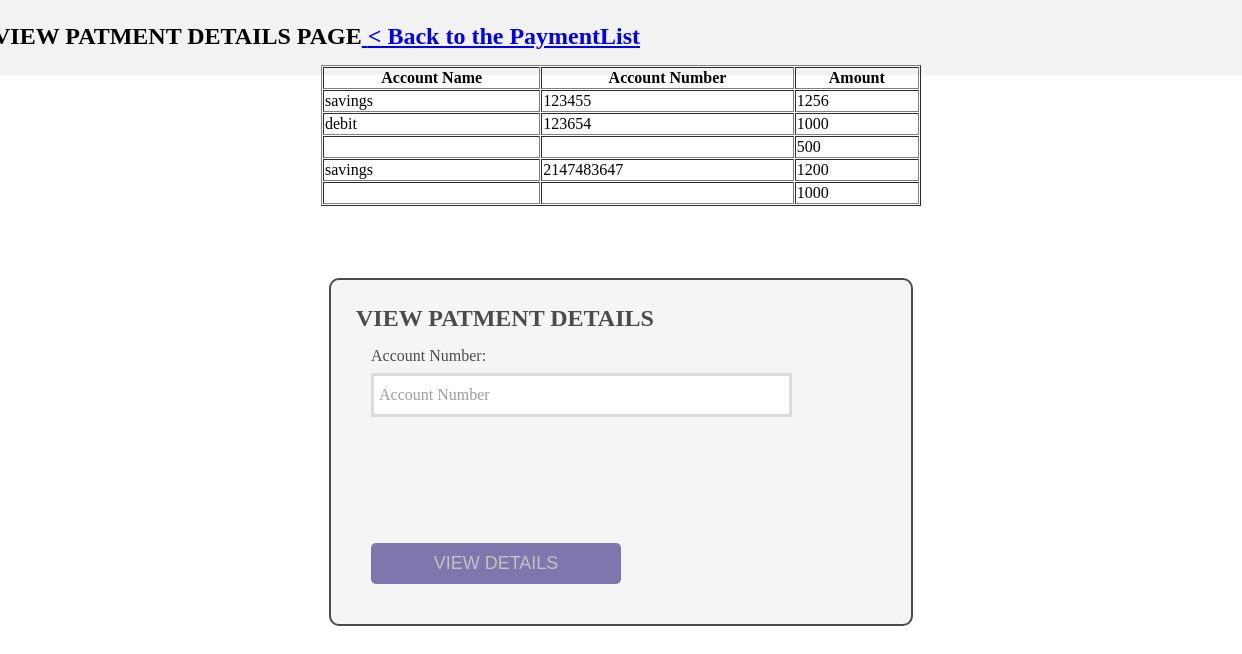
The app's page /Pramoda/ViewPayment.php with its own data.
### tables this page shows
CREATE TABLE `payments` (
  `PaymentId` int(11) NOT NULL,
  `Amount` double NOT NULL,
  `AppoinmentId` int(11) DEFAULT NULL,
  `OrderId` int(11) DEFAULT NULL,
  `CardId` int(11) DEFAULT NULL,
  `Type` varchar(20) NOT NULL,
  `AccountNo` int(11) DEFAULT NULL,
  `AccountName` varchar(20) DEFAULT NULL,
  `CustomerName` varchar(50) NOT NULL,
  `Date` date NOT NULL,
  `status` tinyint(1) NOT NULL
);

### Pramoda/ViewPayment.php (the view, shortened to what this page needs)
<?php
	if(isset($_POST['search'])){
	$PaymentSearch = $_POST['aname'];
	$query = "select * from payments where AccountNo LIkE '%".$PaymentSearch."%'";
	$search_Result = filterTable($query);
	}else{
		$query = "select * from payments";
		$search_Result = filterTable($query);
	}
	function filterTable($query){
		require_once('connection.php');
		$filter_Result = mysqli_query($con,$query);
		return $filter_Result;
	}
?>
<!DOCTYPE html>
<html>
<head>
<link rel="stylesheet" type="text/css" href="style1.css">
</head>
<body>
	<h2>VIEW PATMENT DETAILS PAGE<span><a href="paymentTable.php"> < Back to the PaymentList</a></span></h2>
	<table width="600" border="1" cellpadding="1" cellspacing="1" align="center">
	<tr>
	<th>Account Name</th>
	<th>Account Number</th>
	<th>Amount</th>
	</tr>
<?php
	while($row = mysqli_fetch_array($search_Result)) :?>
	   <tr>
	       <td><?php echo $row['AccountName'];?></td>
	       <td><?php echo $row['AccountNo'];?></td>
	       <td><?php echo $row['Amount'];?></td>
	   </tr>
<?php endwhile;?>
	</table>
	<form action="ViewPayment.php" method="POST" >
	<div id="form_layout">
	   <h2>VIEW PATMENT DETAILS</h2>
	   <label>Account Number:</label>
	   <input type="text" name="aname" id = "AccountNumberid" placeholder = "Account Number" autocomplete = "off" required pattern = "^[A-Za-z0-9]+"></br></br></br>
	   <br/>
    <input type='submit' name="search" value='VIEW DETAILS'/>
	</div>
	</form>
</body>
</html>

### Pramoda/style1.css (style rules this page uses)
h2 { font-color:white; background-color:#f2f2f2; text-align:left; border-radius: 10px 10px 0 0; margin: -10px -40px; padding: 25px; }
#form_layout { position:center; left:800px; max-width:500px; background-color: #f2f2f2; border-radius: 10px; border: 2px solid black; padding: 10px 40px 25px; margin: auto; opacity : .7; }
input[type=text],#title1,#title2 { width:80%; padding: 10px; margin-top: 8px; border: 3px solid #ccc; padding-left: 5px; font-size: 16px; font-family:raleway; font-size:bold; }
input[type=submit] { width: 50%; background-color:DARKSLATEBLUE; color: #AAAAAA; border: 2px solid DARKSLATEBLUE; padding: 8px; font-size:18px; cursor:pointer; border-radius: 5px; margin-bottom: 15px; }

### Pramoda/ViewPayment.php (style rules this page uses)
body { background:url(images/100.jpg);  height: 50%;  background-position: center; background-repeat: no-repeat; background-size: cover; }

### records on screen
payments: AccountName "savings", AccountNo "123455", Amount "1256"
payments: AccountName "debit", AccountNo "123654", Amount "1000"
payments: Amount "500"
payments: AccountName "savings", AccountNo "2147483647", Amount "1200"
payments: Amount "1000"
